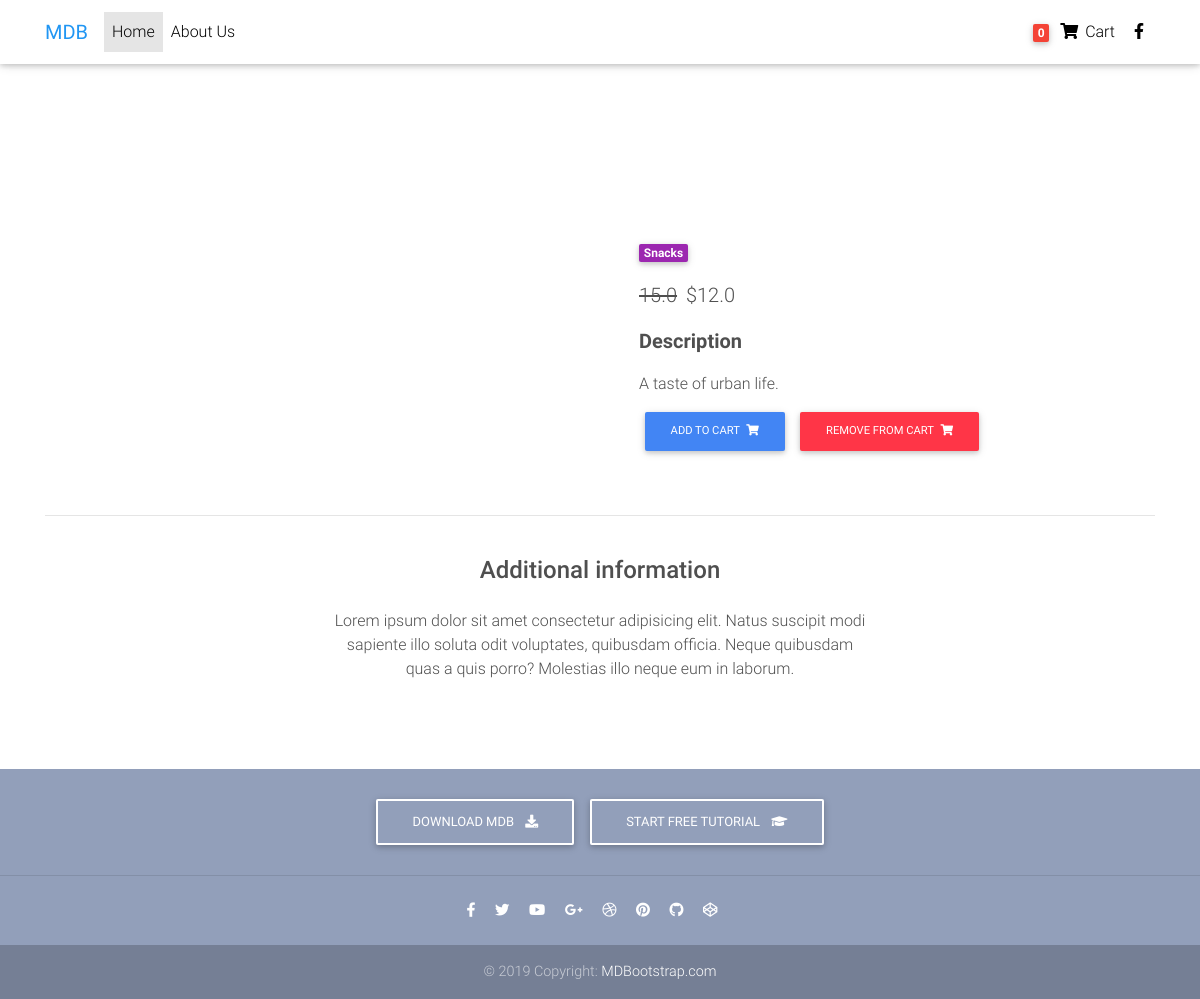
The app's page /order/product/cheese-burger/ with its own data.
### Order/models.py (models this page shows, shortened)
class Item(models.Model):
    title = models.CharField(max_length=100)
    price = models.FloatField()
    discount_price = models.FloatField(blank=True, null=True)
    category = models.CharField(choices=CATEGORY_CHOICES, max_length=2)
    label =  models.CharField(choices=LABEL_CHOICES, max_length=1)
    slug = models.SlugField()
    description = models.TextField()
    image = models.ImageField()
    def get_add_to_cart_url(self):
        return reverse("add_to_cart", kwargs={
            'slug': self.slug
        })
    def get_remove_from_cart_url(self):
        return reverse("remove_from_cart", kwargs={
            'slug': self.slug
        })

### Order/views.py (the view)
# urls.py: path('product/<slug>/', ItemDetailView.as_view(), name='product'),
class ItemDetailView(DetailView):
    model = Item
    template_name = 'Order/product-page.html'

### Order/templatetags/cart_template_tags.py (called while the page is built)
@register.filter
def cart_item_count(user):
    if user.is_authenticated:
        qs = Order.objects.filter(user=user, ordered=False)
        if qs.exists():
            return qs[0].items.count()
    return 0

### Order/templates/Order/product-page.html (shortened to what this page needs)
{% load static %}
{% load cart_template_tags %}
<!DOCTYPE html>
<html lang="en">
<head>
  <link rel="stylesheet" href="https://use.fontawesome.com/releases/v5.11.2/css/all.css">
  <link href="{% static 'Order/css/bootstrap.min.css' %}" rel="stylesheet">
  <link href="{% static 'Order/css/mdb.min.css' %}" rel="stylesheet">
  <link href="{% static 'Order/css/style.min.css' %}" rel="stylesheet">
</head>
<body>
  <nav class="navbar fixed-top navbar-expand-lg navbar-light white scrolling-navbar">
    <div class="container">
      <a class="navbar-brand waves-effect" href="https://mdbootstrap.com/docs/jquery/" target="_blank">
        <strong class="blue-text">MDB</strong>
      </a>
      <div class="collapse navbar-collapse" id="navbarSupportedContent">
        <ul class="navbar-nav mr-auto">
          <li class="nav-item active">
            <a class="nav-link waves-effect" href="#">Home
            </a>
          </li>
          <li class="nav-item">
            <a class="nav-link waves-effect" href="https://mdbootstrap.com/docs/jquery/" target="_blank">About Us</a>
          </li>
        </ul>
        <ul class="navbar-nav nav-flex-icons">
          <li class="nav-item">
            <a href="{% url 'order_summary' %}" class="nav-link waves-effect">
              <span class="badge red z-depth-1 mr-1">{{ request.user|cart_item_count }}</span>
              <i class="fas fa-shopping-cart"></i>
              <span class="clearfix d-none d-sm-inline-block"> Cart </span>
            </a>
          </li>
          <li class="nav-item">
            <a href="https://www.facebook.com/mdbootstrap" class="nav-link waves-effect" target="_blank">
              <i class="fab fa-facebook-f"></i>
            </a>
          </li>
        </ul>
      </div>
    </div>
  </nav>
  <div class="mt-5 pt-5">
    </div>
  <main class="mt-5 pt-4">
    <div class="container dark-grey-text mt-5">
      <div class="row wow fadeIn">
        <div class="col-md-6 mb-4">
        </div>
        <div class="col-md-6 mb-4">
          <div class="p-4">
            <div class="mb-3">
              <a href="">
                <span class="badge purple mr-1">{{ object.get_category_display }}</span>
              </a>
            </div>
            <p class="lead">
              {% if object.discount_price %}
                <span class="mr-1">
                <del>{{ object.price }}</del>
                </span>
                <span>${{ object.discount_price }}</span>
                  {% else %}
                    <span>${{ object.price }}</span>
              {% endif %}
            </p>
            <p class="lead font-weight-bold">Description</p>
            <p>{{ object.description }}</p>
            <a class="btn btn-primary btn-md my-0 p" href="{{ object.get_add_to_cart_url }}" type="submit">Add to cart
              <i class="fas fa-shopping-cart ml-1"></i>
            </a>
            <a class="btn btn-danger btn-md my-0 p" href="{{ object.get_remove_from_cart_url }}" type="submit">Remove from Cart
              <i class="fas fa-shopping-cart ml-1"></i>
            </a>
          </div>
        </div>
      </div>
      <hr>
      <div class="row d-flex justify-content-center wow fadeIn">
        <div class="col-md-6 text-center">
          <h4 class="my-4 h4">Additional information</h4>
          <p>Lorem ipsum dolor sit amet consectetur adipisicing elit. Natus suscipit modi sapiente illo soluta odit
            voluptates,
            quibusdam officia. Neque quibusdam quas a quis porro? Molestias illo neque eum in laborum.</p>
        </div>
      </div>
      <div class="row wow fadeIn">
        <div class="col-lg-4 col-md-12 mb-4">
        </div>
        <div class="col-lg-4 col-md-6 mb-4">
        </div>
        <div class="col-lg-4 col-md-6 mb-4">
        </div>
      </div>
    </div>
  </main>
  <footer class="page-footer text-center font-small mt-4 wow fadeIn">
    <div class="pt-4">
      <a class="btn btn-outline-white" href="https://mdbootstrap.com/docs/jquery/getting-started/download/" target="_blank"
        role="button">Download MDB
        <i class="fas fa-download ml-2"></i>
      </a>
      <a class="btn btn-outline-white" href="https://mdbootstrap.com/education/bootstrap/" target="_blank" role="button">Start
        free tutorial
        <i class="fas fa-graduation-cap ml-2"></i>
      </a>
    </div>
    <hr class="my-4">
    <div class="pb-4">
      <a href="https://www.facebook.com/mdbootstrap" target="_blank">
        <i class="fab fa-facebook-f mr-3"></i>
      </a>
      <a href="https://twitter.com/MDBootstrap" target="_blank">
        <i class="fab fa-twitter mr-3"></i>
      </a>
      <a href="https://www.youtube.com/watch?v=7MUISDJ5ZZ4" target="_blank">
        <i class="fab fa-youtube mr-3"></i>
      </a>
      <a href="https://plus.google.com/u/0/b/107863090883699620484" target="_blank">
        <i class="fab fa-google-plus-g mr-3"></i>
      </a>
      <a href="https://dribbble.com/mdbootstrap" target="_blank">
        <i class="fab fa-dribbble mr-3"></i>
      </a>
      <a href="https://pinterest.com/mdbootstrap" target="_blank">
        <i class="fab fa-pinterest mr-3"></i>
      </a>
      <a href="https://github.com/mdbootstrap/bootstrap-material-design" target="_blank">
        <i class="fab fa-github mr-3"></i>
      </a>
      <a href="http://codepen.io/mdbootstrap/" target="_blank">
        <i class="fab fa-codepen mr-3"></i>
      </a>
    </div>
    <div class="footer-copyright py-3">
      © 2019 Copyright:
      <a href="https://mdbootstrap.com/education/bootstrap/" target="_blank"> MDBootstrap.com </a>
    </div>
  </footer>
</body>
</html>

### records on screen
Item: category "Snacks", price "15.0", discount_price "12.0", description "A taste of urban life."

### other values on screen
{{ request.user|cart_item_count }} "0"
